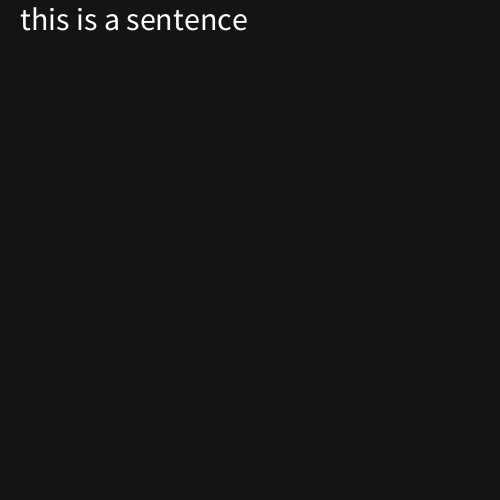
Frame 1 (no input)
Frame 60 (the mouse pressed at the canvas centre just before this capture): identical to frame 1, image omitted
Frame 120 (the mouse held since frame 60 and released just before this capture): identical to frame 1, image omitted

The Processing sketch that drew this single still picture (run headless with seeded random() and noise(); from frame 60 on, the mouse is pressed at the canvas centre):

// Processing sketch: sketch07_Text
// ── sketch07_Text.pde
String s = "this is a sentence";
int x = 10;
int y = 30;

void setup() {
  
  
  size(500, 500);
  


  
  textSize(32);
  fill (255);
  
 
 
  
}
void draw() {
      
    background(20);
    
    text(s, 20, 30);
  
 // y = y + 2;

 //  text(s, x, y);
  

}
